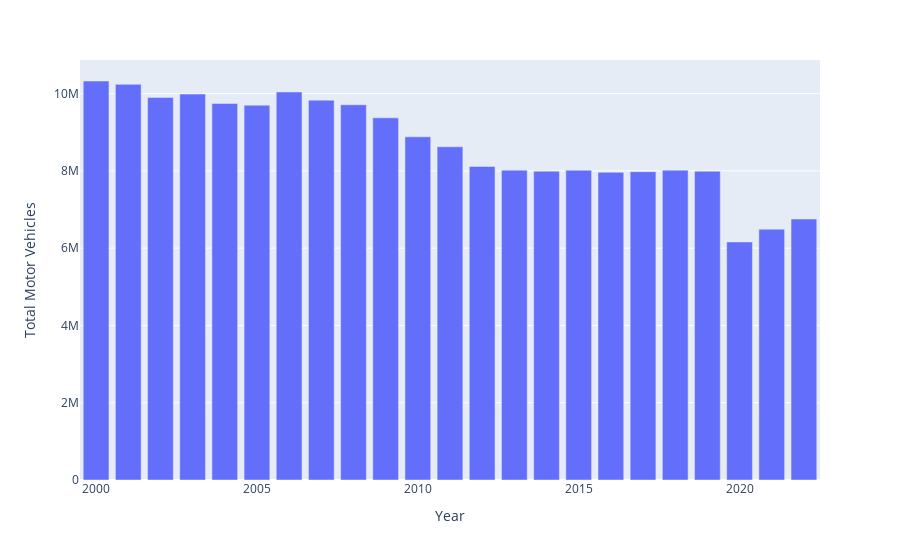

Here is the notebook cell this chart was saved with:
### Markdown cell above
### Per Year Count Count of all Motor Vehicles inside the Congestion Zone

### Code cell
fig = px.bar(df_yearly_congestion, x="year", y="all_motor_vehicles", 
             labels={"all_motor_vehicles": "Total Motor Vehicles", "year": "Year"})

fig.show()

### Figure 1 — Plotly figure (JSON) as saved in the notebook; plotly's stock layout.template omitted (floating-point values rounded to 4 significant figures)
{"data": [{"alignmentgroup": "True", "hovertemplate": "Year=%{x}<br>Total Motor Vehicles=%{y}<extra></extra>", "legendgroup": "", "marker": {"color": "#636efa", "pattern": {"shape": ""}}, "name": "", "offsetgroup": "", "orientation": "v", "showlegend": false, "textposition": "auto", "type": "bar", "x": [2000, 2001, 2002, 2003, 2004, 2005, 2006, 2007, 2008, 2009, 2010, 2011, 2012, 2013, 2014, 2015, 2016, 2017, 2018, 2019, 2020, 2021, 2022], "xaxis": "x", "y": [10326198, 10239600, 9901834, 9988286, 9745114, 9700615, 10042410, 9830570, 9711284, 9373418, 8881663, 8624625, 8114008, 8018472, 7993093, 8017755, 7964147, 7980776, 8019396, 7991062, 6160709, 6492042, 6754202], "yaxis": "y"}], "layout": {"barmode": "relative", "legend": {"tracegroupgap": 0}, "margin": {"t": 60}, "xaxis": {"anchor": "y", "domain": [0, 1], "title": {"text": "Year"}}, "yaxis": {"anchor": "x", "domain": [0, 1], "title": {"text": "Total Motor Vehicles"}}}}
